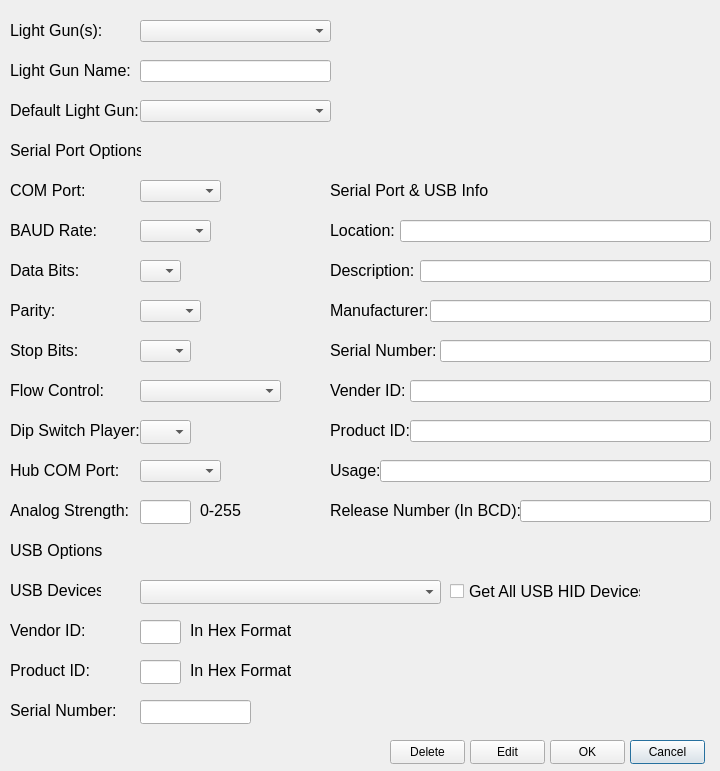
<?xml version="1.0" encoding="UTF-8"?>
<ui version="4.0">
 <class>editLightGunWindow</class>
 <widget class="QDialog" name="editLightGunWindow">
  <property name="geometry">
   <rect>
    <x>0</x>
    <y>0</y>
    <width>720</width>
    <height>771</height>
   </rect>
  </property>
  <property name="font">
   <font>
    <pointsize>10</pointsize>
   </font>
  </property>
  <property name="windowTitle">
   <string>Edit Light Gun</string>
  </property>
  <widget class="QLabel" name="label">
   <property name="geometry">
    <rect>
     <x>10</x>
     <y>10</y>
     <width>91</width>
     <height>41</height>
    </rect>
   </property>
   <property name="font">
    <font>
     <pointsize>12</pointsize>
    </font>
   </property>
   <property name="text">
    <string>Light Gun(s):</string>
   </property>
  </widget>
  <widget class="QLabel" name="label_2">
   <property name="geometry">
    <rect>
     <x>10</x>
     <y>90</y>
     <width>131</width>
     <height>41</height>
    </rect>
   </property>
   <property name="font">
    <font>
     <pointsize>12</pointsize>
    </font>
   </property>
   <property name="text">
    <string>Default Light Gun:</string>
   </property>
  </widget>
  <widget class="QLabel" name="label_3">
   <property name="geometry">
    <rect>
     <x>10</x>
     <y>50</y>
     <width>121</width>
     <height>41</height>
    </rect>
   </property>
   <property name="font">
    <font>
     <pointsize>12</pointsize>
    </font>
   </property>
   <property name="text">
    <string>Light Gun Name:</string>
   </property>
  </widget>
  <widget class="QLabel" name="label_4">
   <property name="geometry">
    <rect>
     <x>10</x>
     <y>130</y>
     <width>131</width>
     <height>41</height>
    </rect>
   </property>
   <property name="font">
    <font>
     <pointsize>12</pointsize>
    </font>
   </property>
   <property name="text">
    <string>Serial Port Options</string>
   </property>
  </widget>
  <widget class="QLabel" name="label_5">
   <property name="geometry">
    <rect>
     <x>10</x>
     <y>210</y>
     <width>91</width>
     <height>41</height>
    </rect>
   </property>
   <property name="font">
    <font>
     <pointsize>12</pointsize>
    </font>
   </property>
   <property name="text">
    <string>BAUD Rate:</string>
   </property>
  </widget>
  <widget class="QLabel" name="label_6">
   <property name="geometry">
    <rect>
     <x>10</x>
     <y>250</y>
     <width>71</width>
     <height>41</height>
    </rect>
   </property>
   <property name="font">
    <font>
     <pointsize>12</pointsize>
    </font>
   </property>
   <property name="text">
    <string>Data Bits:</string>
   </property>
  </widget>
  <widget class="QLabel" name="label_7">
   <property name="geometry">
    <rect>
     <x>10</x>
     <y>290</y>
     <width>51</width>
     <height>41</height>
    </rect>
   </property>
   <property name="font">
    <font>
     <pointsize>12</pointsize>
    </font>
   </property>
   <property name="text">
    <string>Parity:</string>
   </property>
  </widget>
  <widget class="QLabel" name="label_8">
   <property name="geometry">
    <rect>
     <x>10</x>
     <y>330</y>
     <width>71</width>
     <height>41</height>
    </rect>
   </property>
   <property name="font">
    <font>
     <pointsize>12</pointsize>
    </font>
   </property>
   <property name="text">
    <string>Stop Bits:</string>
   </property>
  </widget>
  <widget class="QLabel" name="label_9">
   <property name="geometry">
    <rect>
     <x>10</x>
     <y>370</y>
     <width>101</width>
     <height>41</height>
    </rect>
   </property>
   <property name="font">
    <font>
     <pointsize>12</pointsize>
    </font>
   </property>
   <property name="text">
    <string>Flow Control:</string>
   </property>
  </widget>
  <widget class="QComboBox" name="savedLightGunsComboBox">
   <property name="geometry">
    <rect>
     <x>140</x>
     <y>20</y>
     <width>191</width>
     <height>22</height>
    </rect>
   </property>
  </widget>
  <widget class="QLineEdit" name="lightGunNameLineEdit">
   <property name="geometry">
    <rect>
     <x>140</x>
     <y>60</y>
     <width>191</width>
     <height>22</height>
    </rect>
   </property>
   <property name="alignment">
    <set>Qt::AlignmentFlag::AlignRight|Qt::AlignmentFlag::AlignTrailing|Qt::AlignmentFlag::AlignVCenter</set>
   </property>
  </widget>
  <widget class="QComboBox" name="defaultLightGunComboBox">
   <property name="geometry">
    <rect>
     <x>140</x>
     <y>100</y>
     <width>191</width>
     <height>22</height>
    </rect>
   </property>
  </widget>
  <widget class="QComboBox" name="baudSpeedComboBox">
   <property name="geometry">
    <rect>
     <x>140</x>
     <y>220</y>
     <width>71</width>
     <height>22</height>
    </rect>
   </property>
  </widget>
  <widget class="QLabel" name="label_13">
   <property name="geometry">
    <rect>
     <x>10</x>
     <y>170</y>
     <width>81</width>
     <height>41</height>
    </rect>
   </property>
   <property name="font">
    <font>
     <pointsize>12</pointsize>
    </font>
   </property>
   <property name="text">
    <string>COM Port:</string>
   </property>
  </widget>
  <widget class="QComboBox" name="comPortComboBox">
   <property name="geometry">
    <rect>
     <x>140</x>
     <y>180</y>
     <width>81</width>
     <height>22</height>
    </rect>
   </property>
  </widget>
  <widget class="QComboBox" name="dataBitsComboBox">
   <property name="geometry">
    <rect>
     <x>140</x>
     <y>260</y>
     <width>41</width>
     <height>22</height>
    </rect>
   </property>
  </widget>
  <widget class="QComboBox" name="parityComboBox">
   <property name="geometry">
    <rect>
     <x>140</x>
     <y>300</y>
     <width>61</width>
     <height>22</height>
    </rect>
   </property>
  </widget>
  <widget class="QComboBox" name="stopBitsComboBox">
   <property name="geometry">
    <rect>
     <x>140</x>
     <y>340</y>
     <width>51</width>
     <height>22</height>
    </rect>
   </property>
  </widget>
  <widget class="QComboBox" name="flowControlComboBox">
   <property name="geometry">
    <rect>
     <x>140</x>
     <y>380</y>
     <width>141</width>
     <height>22</height>
    </rect>
   </property>
  </widget>
  <widget class="QPushButton" name="cancelPushButton">
   <property name="geometry">
    <rect>
     <x>630</x>
     <y>740</y>
     <width>75</width>
     <height>24</height>
    </rect>
   </property>
   <property name="font">
    <font>
     <pointsize>9</pointsize>
    </font>
   </property>
   <property name="text">
    <string>Cancel</string>
   </property>
   <property name="default">
    <bool>true</bool>
   </property>
  </widget>
  <widget class="QPushButton" name="okPushButton">
   <property name="geometry">
    <rect>
     <x>550</x>
     <y>740</y>
     <width>75</width>
     <height>24</height>
    </rect>
   </property>
   <property name="font">
    <font>
     <pointsize>9</pointsize>
    </font>
   </property>
   <property name="text">
    <string>OK</string>
   </property>
   <property name="autoDefault">
    <bool>false</bool>
   </property>
  </widget>
  <widget class="QPushButton" name="editPushButton">
   <property name="geometry">
    <rect>
     <x>470</x>
     <y>740</y>
     <width>75</width>
     <height>24</height>
    </rect>
   </property>
   <property name="font">
    <font>
     <pointsize>9</pointsize>
    </font>
   </property>
   <property name="text">
    <string>Edit</string>
   </property>
   <property name="autoDefault">
    <bool>false</bool>
   </property>
  </widget>
  <widget class="QLabel" name="label_19">
   <property name="geometry">
    <rect>
     <x>330</x>
     <y>170</y>
     <width>161</width>
     <height>41</height>
    </rect>
   </property>
   <property name="font">
    <font>
     <pointsize>12</pointsize>
    </font>
   </property>
   <property name="text">
    <string>Serial Port &amp; USB Info</string>
   </property>
  </widget>
  <widget class="QLineEdit" name="locationLlineEdit">
   <property name="geometry">
    <rect>
     <x>400</x>
     <y>220</y>
     <width>311</width>
     <height>22</height>
    </rect>
   </property>
   <property name="font">
    <font>
     <pointsize>10</pointsize>
    </font>
   </property>
   <property name="alignment">
    <set>Qt::AlignmentFlag::AlignRight|Qt::AlignmentFlag::AlignTrailing|Qt::AlignmentFlag::AlignVCenter</set>
   </property>
  </widget>
  <widget class="QLabel" name="label_14">
   <property name="geometry">
    <rect>
     <x>330</x>
     <y>250</y>
     <width>91</width>
     <height>41</height>
    </rect>
   </property>
   <property name="font">
    <font>
     <pointsize>12</pointsize>
    </font>
   </property>
   <property name="text">
    <string>Description:</string>
   </property>
  </widget>
  <widget class="QLineEdit" name="descriptionLineEdit">
   <property name="geometry">
    <rect>
     <x>420</x>
     <y>260</y>
     <width>291</width>
     <height>22</height>
    </rect>
   </property>
   <property name="font">
    <font>
     <pointsize>10</pointsize>
    </font>
   </property>
   <property name="alignment">
    <set>Qt::AlignmentFlag::AlignRight|Qt::AlignmentFlag::AlignTrailing|Qt::AlignmentFlag::AlignVCenter</set>
   </property>
  </widget>
  <widget class="QLineEdit" name="manufactureLineEdit">
   <property name="geometry">
    <rect>
     <x>430</x>
     <y>300</y>
     <width>281</width>
     <height>22</height>
    </rect>
   </property>
   <property name="font">
    <font>
     <pointsize>10</pointsize>
    </font>
   </property>
   <property name="alignment">
    <set>Qt::AlignmentFlag::AlignRight|Qt::AlignmentFlag::AlignTrailing|Qt::AlignmentFlag::AlignVCenter</set>
   </property>
  </widget>
  <widget class="QLabel" name="label_15">
   <property name="geometry">
    <rect>
     <x>330</x>
     <y>290</y>
     <width>101</width>
     <height>41</height>
    </rect>
   </property>
   <property name="font">
    <font>
     <pointsize>12</pointsize>
    </font>
   </property>
   <property name="text">
    <string>Manufacturer:</string>
   </property>
  </widget>
  <widget class="QLineEdit" name="vendorIDLineEdit">
   <property name="geometry">
    <rect>
     <x>410</x>
     <y>380</y>
     <width>301</width>
     <height>22</height>
    </rect>
   </property>
   <property name="font">
    <font>
     <pointsize>10</pointsize>
    </font>
   </property>
   <property name="alignment">
    <set>Qt::AlignmentFlag::AlignRight|Qt::AlignmentFlag::AlignTrailing|Qt::AlignmentFlag::AlignVCenter</set>
   </property>
  </widget>
  <widget class="QLineEdit" name="serialNumLineEdit">
   <property name="geometry">
    <rect>
     <x>440</x>
     <y>340</y>
     <width>271</width>
     <height>22</height>
    </rect>
   </property>
   <property name="font">
    <font>
     <pointsize>10</pointsize>
    </font>
   </property>
   <property name="alignment">
    <set>Qt::AlignmentFlag::AlignRight|Qt::AlignmentFlag::AlignTrailing|Qt::AlignmentFlag::AlignVCenter</set>
   </property>
  </widget>
  <widget class="QLabel" name="label_17">
   <property name="geometry">
    <rect>
     <x>330</x>
     <y>370</y>
     <width>81</width>
     <height>41</height>
    </rect>
   </property>
   <property name="font">
    <font>
     <pointsize>12</pointsize>
    </font>
   </property>
   <property name="text">
    <string>Vender ID:</string>
   </property>
  </widget>
  <widget class="QLabel" name="label_18">
   <property name="geometry">
    <rect>
     <x>330</x>
     <y>410</y>
     <width>81</width>
     <height>41</height>
    </rect>
   </property>
   <property name="font">
    <font>
     <pointsize>12</pointsize>
    </font>
   </property>
   <property name="text">
    <string>Product ID:</string>
   </property>
  </widget>
  <widget class="QLineEdit" name="productIDLineEdit">
   <property name="geometry">
    <rect>
     <x>410</x>
     <y>420</y>
     <width>301</width>
     <height>22</height>
    </rect>
   </property>
   <property name="alignment">
    <set>Qt::AlignmentFlag::AlignRight|Qt::AlignmentFlag::AlignTrailing|Qt::AlignmentFlag::AlignVCenter</set>
   </property>
  </widget>
  <widget class="QLabel" name="label_16">
   <property name="geometry">
    <rect>
     <x>330</x>
     <y>330</y>
     <width>111</width>
     <height>41</height>
    </rect>
   </property>
   <property name="font">
    <font>
     <pointsize>12</pointsize>
    </font>
   </property>
   <property name="text">
    <string>Serial Number:</string>
   </property>
  </widget>
  <widget class="QLabel" name="label_20">
   <property name="geometry">
    <rect>
     <x>330</x>
     <y>210</y>
     <width>71</width>
     <height>41</height>
    </rect>
   </property>
   <property name="font">
    <font>
     <pointsize>12</pointsize>
    </font>
   </property>
   <property name="text">
    <string>Location:</string>
   </property>
  </widget>
  <widget class="QPushButton" name="deletePushButton">
   <property name="geometry">
    <rect>
     <x>390</x>
     <y>740</y>
     <width>75</width>
     <height>24</height>
    </rect>
   </property>
   <property name="font">
    <font>
     <pointsize>9</pointsize>
    </font>
   </property>
   <property name="text">
    <string>Delete</string>
   </property>
   <property name="autoDefault">
    <bool>false</bool>
   </property>
   <property name="flat">
    <bool>false</bool>
   </property>
  </widget>
  <widget class="QLabel" name="label_10">
   <property name="geometry">
    <rect>
     <x>10</x>
     <y>410</y>
     <width>131</width>
     <height>41</height>
    </rect>
   </property>
   <property name="font">
    <font>
     <pointsize>12</pointsize>
    </font>
   </property>
   <property name="text">
    <string>Dip Switch Player:</string>
   </property>
  </widget>
  <widget class="QComboBox" name="dipSwitchComboBox">
   <property name="geometry">
    <rect>
     <x>140</x>
     <y>420</y>
     <width>51</width>
     <height>24</height>
    </rect>
   </property>
  </widget>
  <widget class="QLabel" name="label_11">
   <property name="geometry">
    <rect>
     <x>10</x>
     <y>490</y>
     <width>121</width>
     <height>41</height>
    </rect>
   </property>
   <property name="font">
    <font>
     <pointsize>12</pointsize>
    </font>
   </property>
   <property name="text">
    <string>Analog Strength:</string>
   </property>
  </widget>
  <widget class="QLineEdit" name="analogLineEdit">
   <property name="enabled">
    <bool>true</bool>
   </property>
   <property name="geometry">
    <rect>
     <x>140</x>
     <y>500</y>
     <width>51</width>
     <height>24</height>
    </rect>
   </property>
   <property name="font">
    <font>
     <pointsize>10</pointsize>
    </font>
   </property>
   <property name="alignment">
    <set>Qt::AlignmentFlag::AlignRight|Qt::AlignmentFlag::AlignTrailing|Qt::AlignmentFlag::AlignVCenter</set>
   </property>
  </widget>
  <widget class="QLabel" name="label_12">
   <property name="geometry">
    <rect>
     <x>200</x>
     <y>490</y>
     <width>51</width>
     <height>41</height>
    </rect>
   </property>
   <property name="font">
    <font>
     <pointsize>12</pointsize>
    </font>
   </property>
   <property name="text">
    <string>0-255</string>
   </property>
  </widget>
  <widget class="QLabel" name="label_21">
   <property name="geometry">
    <rect>
     <x>10</x>
     <y>450</y>
     <width>111</width>
     <height>41</height>
    </rect>
   </property>
   <property name="font">
    <font>
     <pointsize>12</pointsize>
    </font>
   </property>
   <property name="text">
    <string>Hub COM Port:</string>
   </property>
  </widget>
  <widget class="QComboBox" name="hubComComboBox">
   <property name="geometry">
    <rect>
     <x>140</x>
     <y>460</y>
     <width>81</width>
     <height>22</height>
    </rect>
   </property>
   <property name="font">
    <font>
     <pointsize>10</pointsize>
    </font>
   </property>
  </widget>
  <widget class="QLineEdit" name="usageLineEdit">
   <property name="geometry">
    <rect>
     <x>380</x>
     <y>460</y>
     <width>331</width>
     <height>22</height>
    </rect>
   </property>
   <property name="font">
    <font>
     <pointsize>10</pointsize>
    </font>
   </property>
   <property name="alignment">
    <set>Qt::AlignmentFlag::AlignRight|Qt::AlignmentFlag::AlignTrailing|Qt::AlignmentFlag::AlignVCenter</set>
   </property>
  </widget>
  <widget class="QLineEdit" name="releaseNumLineEdit">
   <property name="geometry">
    <rect>
     <x>520</x>
     <y>500</y>
     <width>191</width>
     <height>22</height>
    </rect>
   </property>
   <property name="font">
    <font>
     <pointsize>10</pointsize>
    </font>
   </property>
   <property name="alignment">
    <set>Qt::AlignmentFlag::AlignRight|Qt::AlignmentFlag::AlignTrailing|Qt::AlignmentFlag::AlignVCenter</set>
   </property>
  </widget>
  <widget class="QLabel" name="label_22">
   <property name="geometry">
    <rect>
     <x>330</x>
     <y>450</y>
     <width>51</width>
     <height>41</height>
    </rect>
   </property>
   <property name="font">
    <font>
     <pointsize>12</pointsize>
    </font>
   </property>
   <property name="text">
    <string>Usage:</string>
   </property>
  </widget>
  <widget class="QLabel" name="label_28">
   <property name="geometry">
    <rect>
     <x>330</x>
     <y>490</y>
     <width>191</width>
     <height>41</height>
    </rect>
   </property>
   <property name="font">
    <font>
     <pointsize>12</pointsize>
    </font>
   </property>
   <property name="text">
    <string>Release Number (In BCD):</string>
   </property>
  </widget>
  <widget class="QLabel" name="label_27">
   <property name="geometry">
    <rect>
     <x>10</x>
     <y>570</y>
     <width>91</width>
     <height>41</height>
    </rect>
   </property>
   <property name="font">
    <font>
     <pointsize>12</pointsize>
    </font>
   </property>
   <property name="text">
    <string>USB Devices:</string>
   </property>
  </widget>
  <widget class="QLineEdit" name="productIDUSBLineEdit">
   <property name="geometry">
    <rect>
     <x>140</x>
     <y>660</y>
     <width>41</width>
     <height>24</height>
    </rect>
   </property>
   <property name="font">
    <font>
     <pointsize>10</pointsize>
    </font>
   </property>
   <property name="alignment">
    <set>Qt::AlignmentFlag::AlignRight|Qt::AlignmentFlag::AlignTrailing|Qt::AlignmentFlag::AlignVCenter</set>
   </property>
   <property name="readOnly">
    <bool>true</bool>
   </property>
  </widget>
  <widget class="QLineEdit" name="serialUSBLineEdit">
   <property name="geometry">
    <rect>
     <x>140</x>
     <y>700</y>
     <width>111</width>
     <height>24</height>
    </rect>
   </property>
   <property name="font">
    <font>
     <pointsize>10</pointsize>
    </font>
   </property>
   <property name="alignment">
    <set>Qt::AlignmentFlag::AlignRight|Qt::AlignmentFlag::AlignTrailing|Qt::AlignmentFlag::AlignVCenter</set>
   </property>
   <property name="readOnly">
    <bool>true</bool>
   </property>
  </widget>
  <widget class="QLabel" name="label_23">
   <property name="geometry">
    <rect>
     <x>10</x>
     <y>610</y>
     <width>81</width>
     <height>41</height>
    </rect>
   </property>
   <property name="font">
    <font>
     <pointsize>12</pointsize>
    </font>
   </property>
   <property name="text">
    <string>Vendor ID:</string>
   </property>
  </widget>
  <widget class="QLabel" name="label_24">
   <property name="geometry">
    <rect>
     <x>10</x>
     <y>530</y>
     <width>131</width>
     <height>41</height>
    </rect>
   </property>
   <property name="font">
    <font>
     <pointsize>12</pointsize>
    </font>
   </property>
   <property name="text">
    <string>USB Options</string>
   </property>
   <property name="alignment">
    <set>Qt::AlignmentFlag::AlignLeading|Qt::AlignmentFlag::AlignLeft|Qt::AlignmentFlag::AlignVCenter</set>
   </property>
  </widget>
  <widget class="QComboBox" name="usbDevicesComboBox">
   <property name="geometry">
    <rect>
     <x>140</x>
     <y>580</y>
     <width>301</width>
     <height>24</height>
    </rect>
   </property>
   <property name="font">
    <font>
     <pointsize>10</pointsize>
    </font>
   </property>
  </widget>
  <widget class="QLabel" name="label_25">
   <property name="geometry">
    <rect>
     <x>10</x>
     <y>650</y>
     <width>81</width>
     <height>41</height>
    </rect>
   </property>
   <property name="font">
    <font>
     <pointsize>12</pointsize>
    </font>
   </property>
   <property name="text">
    <string>Product ID:</string>
   </property>
  </widget>
  <widget class="QLabel" name="label_26">
   <property name="geometry">
    <rect>
     <x>190</x>
     <y>650</y>
     <width>101</width>
     <height>41</height>
    </rect>
   </property>
   <property name="font">
    <font>
     <pointsize>12</pointsize>
    </font>
   </property>
   <property name="text">
    <string>In Hex Format</string>
   </property>
  </widget>
  <widget class="QLabel" name="label_29">
   <property name="geometry">
    <rect>
     <x>190</x>
     <y>610</y>
     <width>101</width>
     <height>41</height>
    </rect>
   </property>
   <property name="font">
    <font>
     <pointsize>12</pointsize>
    </font>
   </property>
   <property name="text">
    <string>In Hex Format</string>
   </property>
  </widget>
  <widget class="QLineEdit" name="vendorIDUSBLineEdit">
   <property name="geometry">
    <rect>
     <x>140</x>
     <y>620</y>
     <width>41</width>
     <height>24</height>
    </rect>
   </property>
   <property name="font">
    <font>
     <pointsize>10</pointsize>
    </font>
   </property>
   <property name="alignment">
    <set>Qt::AlignmentFlag::AlignRight|Qt::AlignmentFlag::AlignTrailing|Qt::AlignmentFlag::AlignVCenter</set>
   </property>
   <property name="readOnly">
    <bool>true</bool>
   </property>
  </widget>
  <widget class="QLabel" name="label_30">
   <property name="geometry">
    <rect>
     <x>10</x>
     <y>690</y>
     <width>111</width>
     <height>41</height>
    </rect>
   </property>
   <property name="font">
    <font>
     <pointsize>12</pointsize>
    </font>
   </property>
   <property name="text">
    <string>Serial Number:</string>
   </property>
  </widget>
  <widget class="QCheckBox" name="allHIDDevicesCheckBox">
   <property name="geometry">
    <rect>
     <x>450</x>
     <y>580</y>
     <width>191</width>
     <height>22</height>
    </rect>
   </property>
   <property name="font">
    <font>
     <pointsize>12</pointsize>
    </font>
   </property>
   <property name="text">
    <string>Get All USB HID Devices</string>
   </property>
  </widget>
 </widget>
 <tabstops>
  <tabstop>savedLightGunsComboBox</tabstop>
  <tabstop>lightGunNameLineEdit</tabstop>
  <tabstop>defaultLightGunComboBox</tabstop>
  <tabstop>comPortComboBox</tabstop>
  <tabstop>baudSpeedComboBox</tabstop>
  <tabstop>dataBitsComboBox</tabstop>
  <tabstop>parityComboBox</tabstop>
  <tabstop>stopBitsComboBox</tabstop>
  <tabstop>flowControlComboBox</tabstop>
  <tabstop>dipSwitchComboBox</tabstop>
  <tabstop>hubComComboBox</tabstop>
  <tabstop>analogLineEdit</tabstop>
  <tabstop>locationLlineEdit</tabstop>
  <tabstop>descriptionLineEdit</tabstop>
  <tabstop>manufactureLineEdit</tabstop>
  <tabstop>serialNumLineEdit</tabstop>
  <tabstop>vendorIDLineEdit</tabstop>
  <tabstop>productIDLineEdit</tabstop>
  <tabstop>deletePushButton</tabstop>
  <tabstop>editPushButton</tabstop>
  <tabstop>okPushButton</tabstop>
  <tabstop>cancelPushButton</tabstop>
 </tabstops>
 <resources/>
 <connections/>
</ui>
